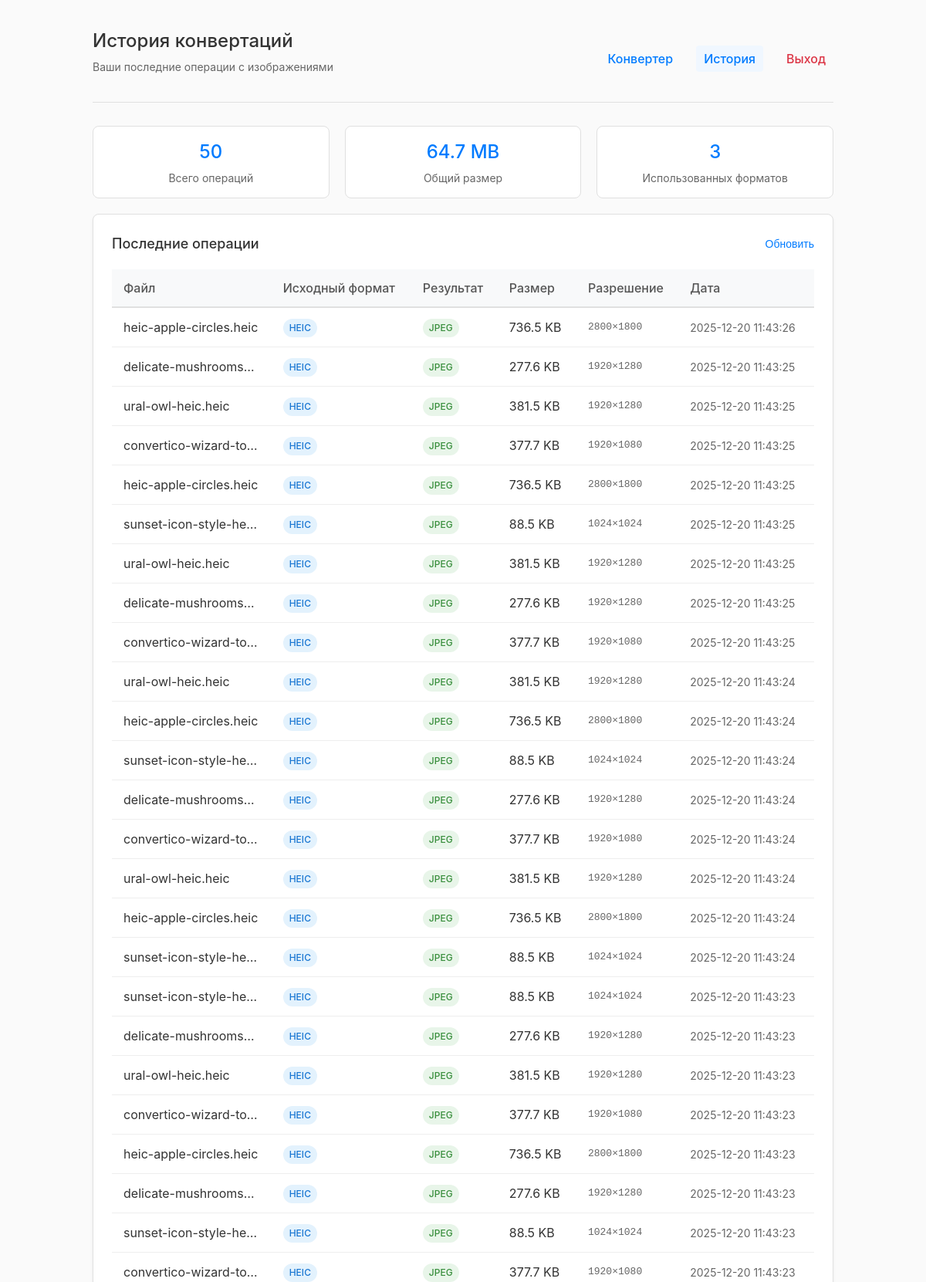
Screenshot of /history (signed in, upper part) with the database file from the repository.
### tables this page shows
CREATE TABLE conversion_history (
            id INTEGER PRIMARY KEY,
            user_id INTEGER,
            filename TEXT,
            original_format TEXT,
            converted_format TEXT,
            width INTEGER,
            height INTEGER,
            file_size INTEGER,
            converted_at TIMESTAMP DEFAULT CURRENT_TIMESTAMP,
            FOREIGN KEY (user_id) REFERENCES users (id)
        );

### main.py (the view)
    def decorated_function(*args, **kwargs):
        if 'username' not in session:
            flash('Пожалуйста, войдите в систему', 'error')
            return redirect(url_for('login'))
        return f(*args, **kwargs)

### main.py (called while the page is built)
def get_db_connection():
    connection = sqlite3.connect(DB_FILE)
    connection.row_factory = sqlite3.Row
    return connection

def get_user_id(username):
    connection = get_db_connection()
    user = connection.execute('SELECT id FROM users WHERE username = ?', (username,)).fetchone()
    connection.close()
    return user['id'] if user else None

def get_conversion_history(user_id, limit=50):
    connection = get_db_connection()
    history = connection.execute('''
        SELECT * FROM conversion_history
        WHERE user_id = ?
        ORDER BY converted_at DESC
        LIMIT ?
    ''', (user_id, limit)).fetchall()
    connection.close()
    return [dict(row) for row in history]

def login_required(f):
    def decorated_function(*args, **kwargs):
        if 'username' not in session:
            flash('Пожалуйста, войдите в систему', 'error')
            return redirect(url_for('login'))
        return f(*args, **kwargs)
    decorated_function.__name__ = f.__name__
    return decorated_function

@app.route('/history')
@login_required
def history():
    user_id = get_user_id(session['username'])
    history_data = get_conversion_history(user_id)
    return render_template('history.html', history=history_data)

### templates/history.html (shortened to what this page needs)
<!DOCTYPE html>
<html lang="ru">
<head>
</head>
<body>
    <div class="header">
        <div>
            <h1>История конвертаций</h1>
            <div class="subtitle">Ваши последние операции с изображениями</div>
        </div>
        <div class="nav">
            <a href="{{ url_for('index') }}">Конвертер</a>
            <a href="{{ url_for('history') }}" style="background-color: #f0f7ff;">История</a>
            <a href="{{ url_for('logout') }}" class="logout">Выход</a>
        </div>
    </div>
    <div class="stats">
        <div class="stat-card">
            <div class="stat-value">{{ history|length }}</div>
            <div class="stat-label">Всего операций</div>
        </div>
        {% if history %}
        {% set total_size = history|sum(attribute='file_size') %}
        <div class="stat-card">
            <div class="stat-value">{{ "%.1f"|format(total_size / 1024 / 1024) }} MB</div>
            <div class="stat-label">Общий размер</div>
        </div>
        <div class="stat-card">
            <div class="stat-value">
                {% set formats = history|map(attribute='converted_format')|unique|list %}
                {{ formats|length }}
            </div>
            <div class="stat-label">Использованных форматов</div>
        </div>
        {% endif %}
    </div>
    <div class="card">
        <div style="display: flex; justify-content: space-between; align-items: center; margin-bottom: 20px;">
            <h2 style="font-size: 18px; font-weight: 500;">Последние операции</h2>
            <button class="refresh-btn" onclick="loadHistory()">
                Обновить
            </button>
        </div>
        <div class="table-container">
            {% if history %}
            <table>
                <thead>
                    <tr>
                        <th>Файл</th>
                        <th>Исходный формат</th>
                        <th>Результат</th>
                        <th>Размер</th>
                        <th>Разрешение</th>
                        <th>Дата</th>
                    </tr>
                </thead>
                <tbody>
                    {% for item in history %}
                    <tr>
                        <td style="max-width: 200px; overflow: hidden; text-overflow: ellipsis; white-space: nowrap;">
                            {{ item.filename }}
                        </td>
                        <td>
                            <span class="format-badge original-format">{{ item.original_format }}</span>
                        </td>
                        <td>
                            <span class="format-badge converted-format">{{ item.converted_format }}</span>
                        </td>
                        <td>
                            {% if item.file_size < 1024 %}
                                {{ item.file_size }} B
                            {% elif item.file_size < 1024*1024 %}
                                {{ "%.1f"|format(item.file_size/1024) }} KB
                            {% else %}
                                {{ "%.1f"|format(item.file_size/1024/1024) }} MB
                            {% endif %}
                        </td>
                        <td class="dimensions">
                            {% if item.width and item.height %}
                                {{ item.width }}×{{ item.height }}
                            {% else %}
                                —
                            {% endif %}
                        </td>
                        <td style="color: #666; font-size: 14px;">
                            {{ item.converted_at }}
                        </td>
                    </tr>
                    {% endfor %}
                </tbody>
            </table>
            {% endif %}
        </div>
    </div>
</body>
</html>

### templates/history.html (style rules this page uses)
* { margin: 0; padding: 0; box-sizing: border-box; }
body { font-family: -apple-system, BlinkMacSystemFont, 'Segoe UI', Roboto, sans-serif; line-height: 1.5; color: #333; background: #fafafa; padding: 20px; max-width: 1000px; margin: 0 auto; }
.header { display: flex; justify-content: space-between; align-items: center; padding: 15px 0; border-bottom: 1px solid #e0e0e0; margin-bottom: 30px; }
.nav { display: flex; gap: 20px; }
.nav a { color: #007bff; text-decoration: none; font-weight: 500; padding: 5px 10px; border-radius: 4px; transition: background-color 0.2s; }
.logout { color: #dc3545 !important; }
h1 { font-size: 24px; font-weight: 500; margin-bottom: 5px; }
.subtitle { color: #666; font-size: 14px; margin-bottom: 20px; }
.card { background: white; border: 1px solid #e0e0e0; border-radius: 8px; padding: 24px; margin-bottom: 20px; box-shadow: 0 2px 4px rgba(0,0,0,0.05); }
.table-container { overflow-x: auto; }
table { width: 100%; border-collapse: collapse; }
th { background-color: #f8f9fa; padding: 12px 15px; text-align: left; font-weight: 500; color: #555; border-bottom: 2px solid #e0e0e0; }
td { padding: 12px 15px; border-bottom: 1px solid #eee; }
.format-badge { display: inline-block; padding: 3px 8px; border-radius: 12px; font-size: 12px; font-weight: 500; background-color: #e9ecef; color: #495057; }
.original-format { background-color: #e3f2fd; color: #1976d2; }
.converted-format { background-color: #e8f5e9; color: #388e3c; }
.dimensions { font-family: monospace; color: #666; }
.refresh-btn { background: none; border: none; color: #007bff; cursor: pointer; font-size: 14px; display: flex; align-items: center; gap: 5px; }
.stats { display: flex; gap: 20px; margin-bottom: 20px; flex-wrap: wrap; }
.stat-card { flex: 1; min-width: 150px; background: white; border: 1px solid #e0e0e0; border-radius: 8px; padding: 15px; text-align: center; }
.stat-value { font-size: 24px; font-weight: 500; color: #007bff; margin-bottom: 5px; }
.stat-label { color: #666; font-size: 14px; }

### rows the page displays
conversion_history: filename "heic-apple-circles.heic", original_format "HEIC", converted_format "JPEG", item.file_size/1024 "736.5", width "2800", height "1800", converted_at "2025-12-20 11:43:26"
conversion_history: filename "delicate-mushrooms-…", original_format "HEIC", converted_format "JPEG", item.file_size/1024 "277.6", width "1920", height "1280", converted_at "2025-12-20 11:43:25"
conversion_history: filename "ural-owl-heic.heic", original_format "HEIC", converted_format "JPEG", item.file_size/1024 "381.5", width "1920", height "1280", converted_at "2025-12-20 11:43:25"
conversion_history: filename "convertico-wizard-to…", original_format "HEIC", converted_format "JPEG", item.file_size/1024 "377.7", width "1920", height "1080", converted_at "2025-12-20 11:43:25"
conversion_history: filename "heic-apple-circles.heic", original_format "HEIC", converted_format "JPEG", item.file_size/1024 "736.5", width "2800", height "1800", converted_at "2025-12-20 11:43:25"
conversion_history: filename "sunset-icon-style-hei…", original_format "HEIC", converted_format "JPEG", item.file_size/1024 "88.5", width "1024", height "1024", converted_at "2025-12-20 11:43:25"
conversion_history: filename "ural-owl-heic.heic", original_format "HEIC", converted_format "JPEG", item.file_size/1024 "381.5", width "1920", height "1280", converted_at "2025-12-20 11:43:25"
conversion_history: filename "delicate-mushrooms-…", original_format "HEIC", converted_format "JPEG", item.file_size/1024 "277.6", width "1920", height "1280", converted_at "2025-12-20 11:43:25"
conversion_history: filename "convertico-wizard-to…", original_format "HEIC", converted_format "JPEG", item.file_size/1024 "377.7", width "1920", height "1080", converted_at "2025-12-20 11:43:25"
conversion_history: filename "ural-owl-heic.heic", original_format "HEIC", converted_format "JPEG", item.file_size/1024 "381.5", width "1920", height "1280", converted_at "2025-12-20 11:43:24"
conversion_history: filename "heic-apple-circles.heic", original_format "HEIC", converted_format "JPEG", item.file_size/1024 "736.5", width "2800", height "1800", converted_at "2025-12-20 11:43:24"
conversion_history: filename "sunset-icon-style-hei…", original_format "HEIC", converted_format "JPEG", item.file_size/1024 "88.5", width "1024", height "1024", converted_at "2025-12-20 11:43:24"
conversion_history: filename "delicate-mushrooms-…", original_format "HEIC", converted_format "JPEG", item.file_size/1024 "277.6", width "1920", height "1280", converted_at "2025-12-20 11:43:24"
conversion_history: filename "convertico-wizard-to…", original_format "HEIC", converted_format "JPEG", item.file_size/1024 "377.7", width "1920", height "1080", converted_at "2025-12-20 11:43:24"
conversion_history: filename "ural-owl-heic.heic", original_format "HEIC", converted_format "JPEG", item.file_size/1024 "381.5", width "1920", height "1280", converted_at "2025-12-20 11:43:24"
conversion_history: filename "heic-apple-circles.heic", original_format "HEIC", converted_format "JPEG", item.file_size/1024 "736.5", width "2800", height "1800", converted_at "2025-12-20 11:43:24"
conversion_history: filename "sunset-icon-style-hei…", original_format "HEIC", converted_format "JPEG", item.file_size/1024 "88.5", width "1024", height "1024", converted_at "2025-12-20 11:43:24"
conversion_history: filename "sunset-icon-style-hei…", original_format "HEIC", converted_format "JPEG", item.file_size/1024 "88.5", width "1024", height "1024", converted_at "2025-12-20 11:43:23"
conversion_history: filename "delicate-mushrooms-…", original_format "HEIC", converted_format "JPEG", item.file_size/1024 "277.6", width "1920", height "1280", converted_at "2025-12-20 11:43:23"
conversion_history: filename "ural-owl-heic.heic", original_format "HEIC", converted_format "JPEG", item.file_size/1024 "381.5", width "1920", height "1280", converted_at "2025-12-20 11:43:23"
conversion_history: filename "convertico-wizard-to…", original_format "HEIC", converted_format "JPEG", item.file_size/1024 "377.7", width "1920", height "1080", converted_at "2025-12-20 11:43:23"
conversion_history: filename "heic-apple-circles.heic", original_format "HEIC", converted_format "JPEG", item.file_size/1024 "736.5", width "2800", height "1800", converted_at "2025-12-20 11:43:23"
conversion_history: filename "delicate-mushrooms-…", original_format "HEIC", converted_format "JPEG", item.file_size/1024 "277.6", width "1920", height "1280", converted_at "2025-12-20 11:43:23"
conversion_history: filename "sunset-icon-style-hei…", original_format "HEIC", converted_format "JPEG", item.file_size/1024 "88.5", width "1024", height "1024", converted_at "2025-12-20 11:43:23"
conversion_history: filename "convertico-wizard-to…", original_format "HEIC", converted_format "JPEG", item.file_size/1024 "377.7", width "1920", height "1080", converted_at "2025-12-20 11:43:23"

### other values shown
{{ history|length }} "50"
{{ "%.1f"|format(total_size / 1024 / 1024) }} "64.7"
